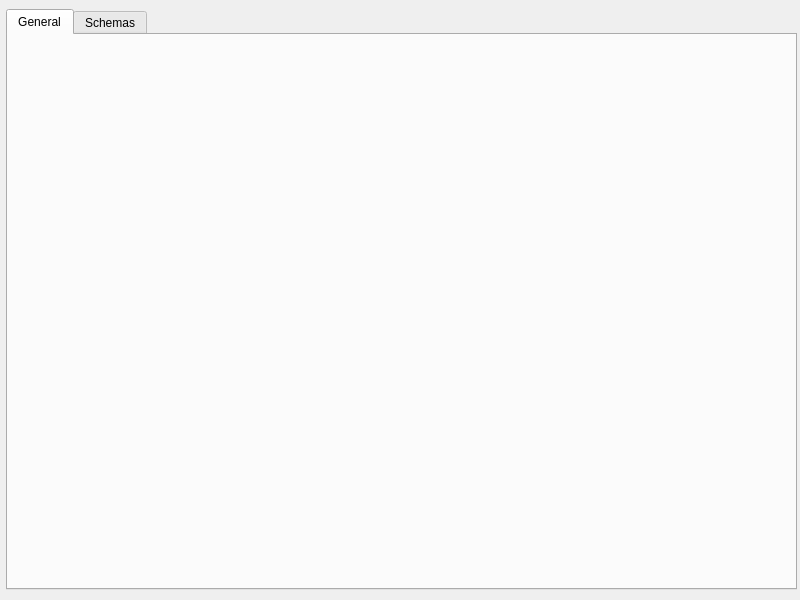
<?xml version="1.0" encoding="UTF-8"?>
<ui version="4.0">
 <class>PreferencesWindow</class>
 <widget class="QDialog" name="PreferencesWindow">
  <property name="geometry">
   <rect>
    <x>0</x>
    <y>0</y>
    <width>800</width>
    <height>600</height>
   </rect>
  </property>
  <property name="sizePolicy">
   <sizepolicy hsizetype="Preferred" vsizetype="Preferred">
    <horstretch>0</horstretch>
    <verstretch>0</verstretch>
   </sizepolicy>
  </property>
  <property name="windowTitle">
   <string>Dialog</string>
  </property>
  <widget class="QTabWidget" name="tabWidget">
   <property name="geometry">
    <rect>
     <x>6</x>
     <y>9</y>
     <width>791</width>
     <height>581</height>
    </rect>
   </property>
   <property name="sizePolicy">
    <sizepolicy hsizetype="Maximum" vsizetype="Maximum">
     <horstretch>0</horstretch>
     <verstretch>0</verstretch>
    </sizepolicy>
   </property>
   <property name="currentIndex">
    <number>0</number>
   </property>
   <widget class="QWidget" name="general">
    <attribute name="title">
     <string>General</string>
    </attribute>
   </widget>
   <widget class="QWidget" name="tab_2">
    <attribute name="title">
     <string>Schemas</string>
    </attribute>
   </widget>
  </widget>
 </widget>
 <resources/>
 <connections/>
</ui>
